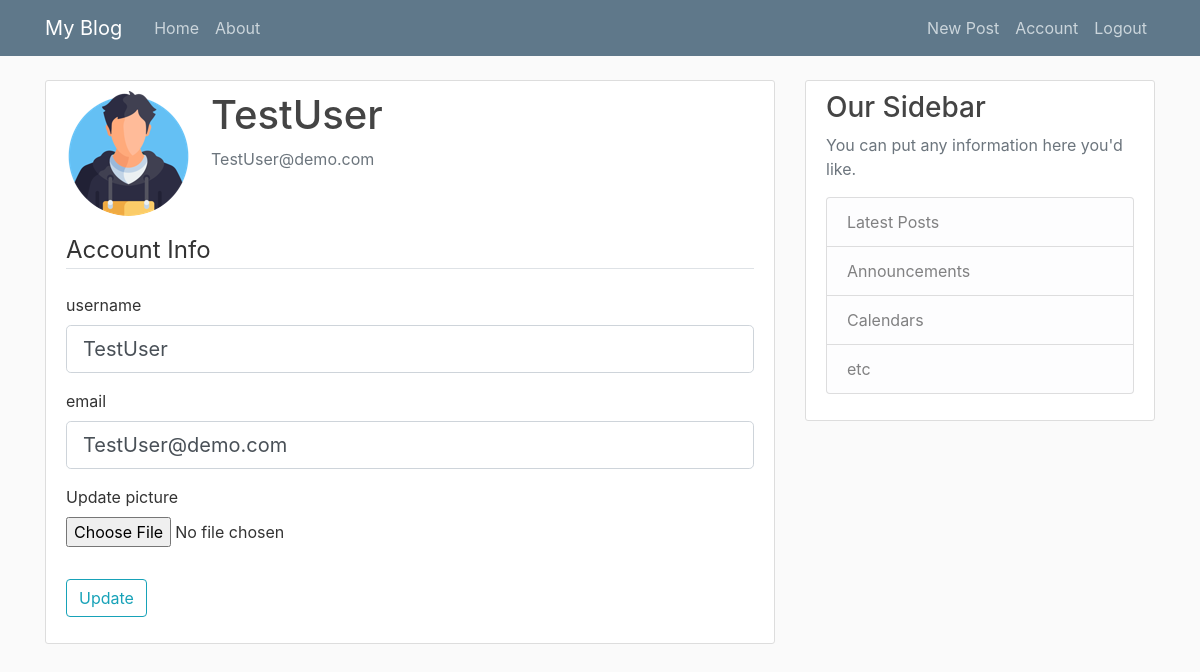
Page /account (signed in) on the earlier database version.
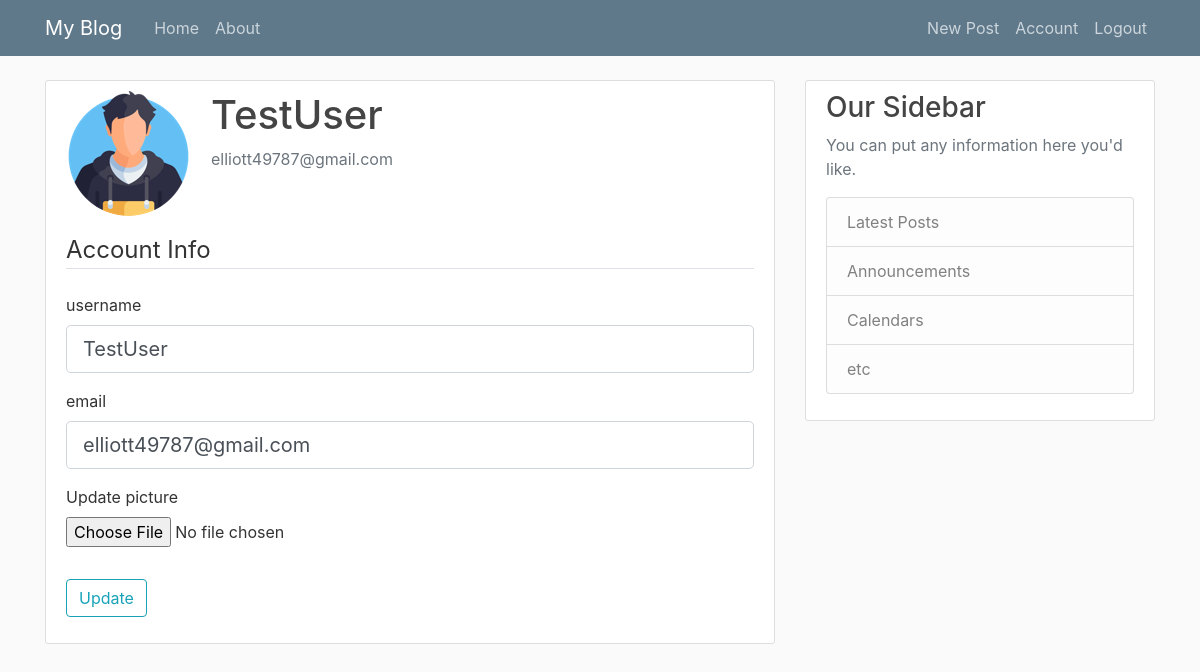
Same page on the later database version.
### flaskblog/models.py (models this page shows, shortened)
class User(db.Model, UserMixin):
    id = db.Column(db.Integer, primary_key=True)
    username = db.Column(db.String(20),unique=True,nullable=False)
    email = db.Column(db.String(120),unique=True,nullable=False)
    image_file = db.Column(db.String(20),nullable=False,default='default.jpg')
    password = db.Column(db.String(60),nullable=False)
    posts=db.relationship('Post',backref='author',lazy=True)

### flaskblog/routes.py (the view)
@app.route("/account",methods=["GET","POST"])
@login_required
def account():
    form=UpdateAccountForm()
    if form.validate_on_submit():
        if form.picture.data:
            picture_file=save_picture(form.picture.data)
            current_user.image_file=picture_file
        current_user.username=form.username.data
        current_user.email=form.email.data
        db.session.commit()
        flash('Your account has been updated','success')
    elif request.method == 'GET':
        form.username.data=current_user.username
        form.email.data=current_user.email
    image_file=url_for('static',filename=f'profile_pics/{current_user.image_file}')
    return render_template('account.html',title='Account',image_file=image_file,form=form)

### flaskblog/form.py (shortened to what this page needs)
class UpdateAccountForm(FlaskForm):
    username=StringField('username',validators=[data_required(),length(min=2,max=20)])
    email=StringField('email',validators=[data_required(),Email()])
    picture=FileField('Update picture',validators=[file_allowed(['jpg', 'png'])])
    submit=SubmitField('Update')

### flaskblog/models.py (called while the page is built)
@login_manager.user_loader
def load_user(user_id):
    return User.query.get(int(user_id))

### flaskblog/templates/account.html (shortened to what this page needs)
{%extends 'layout.html'%} {%block content%}
<div class="content-section">
  <div class="media">
    <img class="rounded-circle account-img" src="{{image_file}}" />
    <div class="media-body">
      <h2 class="account-heading">{{current_user.username}}</h2>
      <p class="text-secondary">{{current_user.email}}</p>
    </div>
  </div>
  <form method="POST" action="" enctype="multipart/form-data">
    <fieldset class="form-group">
      <legend class="border-bottom mb-4">Account Info</legend>
      <div class="form-group">
        {{form.username.label(class="form-control-label")}} {% if
        form.username.errors %} {{form.username(class="form-control
        form-control-lg is-invalid")}}
        <div class="invalid-feedback">
          {%for error in form.username.errors%}
          <span>{{error}}</span>
          {%endfor%}
        </div>
        {%else%} {{form.username(class="form-control form-control-lg")}}
        {%endif%}
      </div>
      <div class="form-group">
        {{form.email.label(class="form-control-label")}} {% if form.email.errors
        %} {{form.email(class="form-control form-control-lg is-invalid")}}
        <div class="invalid-feedback">
          {%for error in form.email.errors%}
          <span>{{error}}</span>
          {%endfor%}
        </div>
        {%else%} {{form.email(class="form-control form-control-lg")}} {%endif%}
      </div>
      <div class="form-group">
        {{form.picture.label()}}
        {{form.picture(class="form-control-file")}}
      </div>
    </fieldset>
    <div class="form-group">{{form.submit(class="btn btn-outline-info")}}</div>
  </form>
</div>
{%endblock content%}

Differences in the rows shown:
changed User "TestUser": email "TestUser@demo.com" → "elliott49787@gmail.com"
